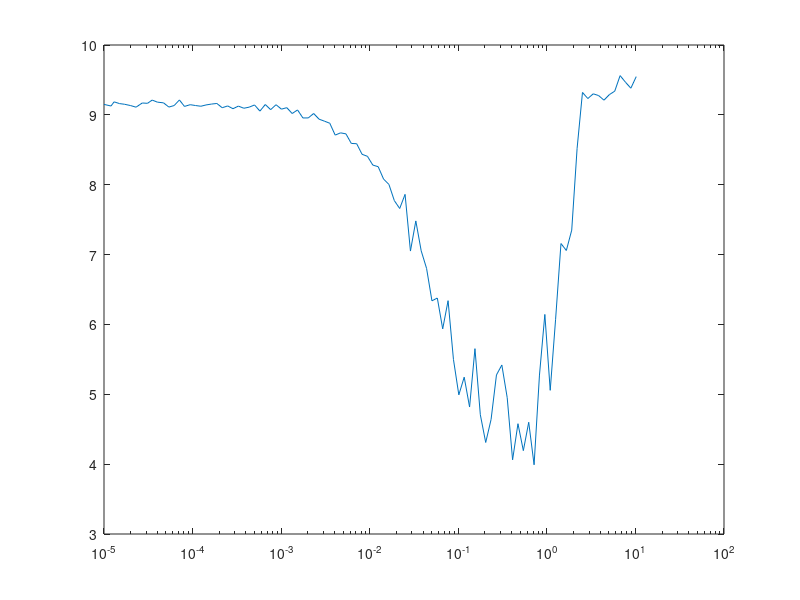
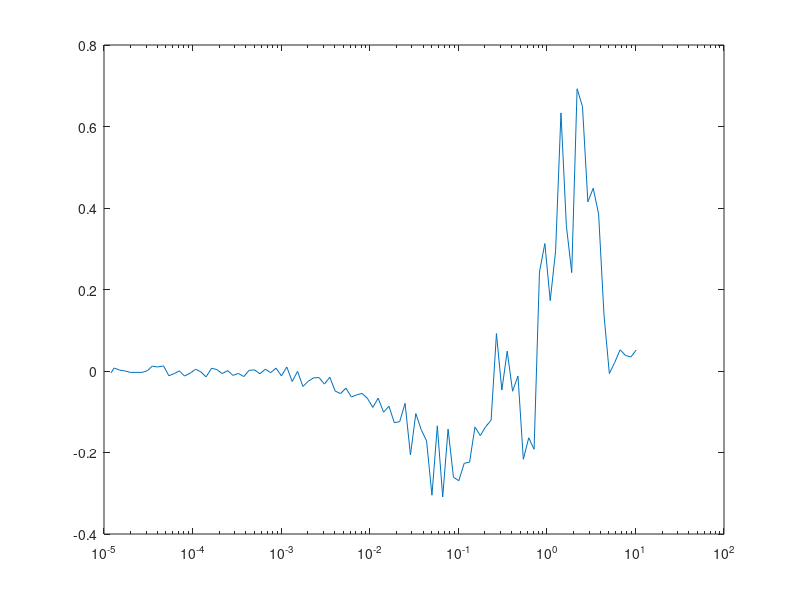

MATLAB code for these plots, in order:
clear
close all;

lr = [0.000010
0.000012
0.000013
0.000015
0.000017
0.000020
0.000023
0.000027
0.000031
0.000035
0.000040
0.000047
0.000054
0.000062
0.000071
0.000081
0.000094
0.000108
0.000124
0.000142
0.000164
0.000188
0.000216
0.000249
0.000286
0.000329
0.000379
0.000435
0.000501
0.000576
0.000662
0.000761
0.000876
0.001007
0.001158
0.001332
0.001532
0.001761
0.002025
0.002329
0.002679
0.003080
0.003542
0.004074
0.004685
0.005388
0.006196
0.007125
0.008194
0.009423
0.010837
0.012462
0.014331
0.016481
0.018953
0.021796
0.025066
0.028826
0.033149
0.038122
0.043840
0.050416
0.057978
0.066675
0.076676
0.088178
0.101405
0.116615
0.134108
0.154224
0.177357
0.203961
0.234555
0.269738
0.310199
0.356729
0.410238
0.471774
0.542540
0.623921
0.717509
0.825135
0.948905
1.091241
1.254927
1.443166
1.659641
1.908588
2.194876
2.524107
2.902723
3.338132
3.838852
4.414679
5.076881
5.838413
6.714175
7.721302
8.879497
10.211421];

loss = [9.149921
9.126760
9.186289
9.160975
9.151996
9.132711
9.109859
9.169814
9.165313
9.211732
9.182269
9.171918
9.111623
9.133447
9.213554
9.120811
9.145526
9.133587
9.123292
9.141939
9.154777
9.163007
9.102066
9.127738
9.088059
9.125361
9.094800
9.110084
9.141666
9.053717
9.148094
9.074587
9.145306
9.081581
9.103006
9.019204
9.070496
8.955638
8.956285
9.019582
8.938298
8.909973
8.879803
8.710163
8.742504
8.728147
8.590936
8.586978
8.435483
8.406765
8.281099
8.258050
8.081192
8.003881
7.773036
7.659466
7.861878
7.050439
7.481853
7.053672
6.802113
6.337856
6.377913
5.936552
6.340136
5.499374
4.992028
5.245291
4.817789
5.653150
4.707159
4.310231
4.640112
5.276956
5.419266
4.951221
4.061867
4.578897
4.193484
4.599525
3.990838
5.275172
6.143041
5.056838
6.074022
7.157866
7.058842
7.350001
8.520012
9.320664
9.233681
9.301277
9.276398
9.210248
9.289718
9.338847
9.561856
9.467331
9.381557
9.547593
];

sma = 1;
derivatives = (loss(1+sma:end) - loss(1:end-sma))/sma;
derivatives = filter(ones(1,5)/5,1,derivatives);
figure();
semilogx(lr, loss);
figure();
semilogx(lr(2:end), derivatives)

